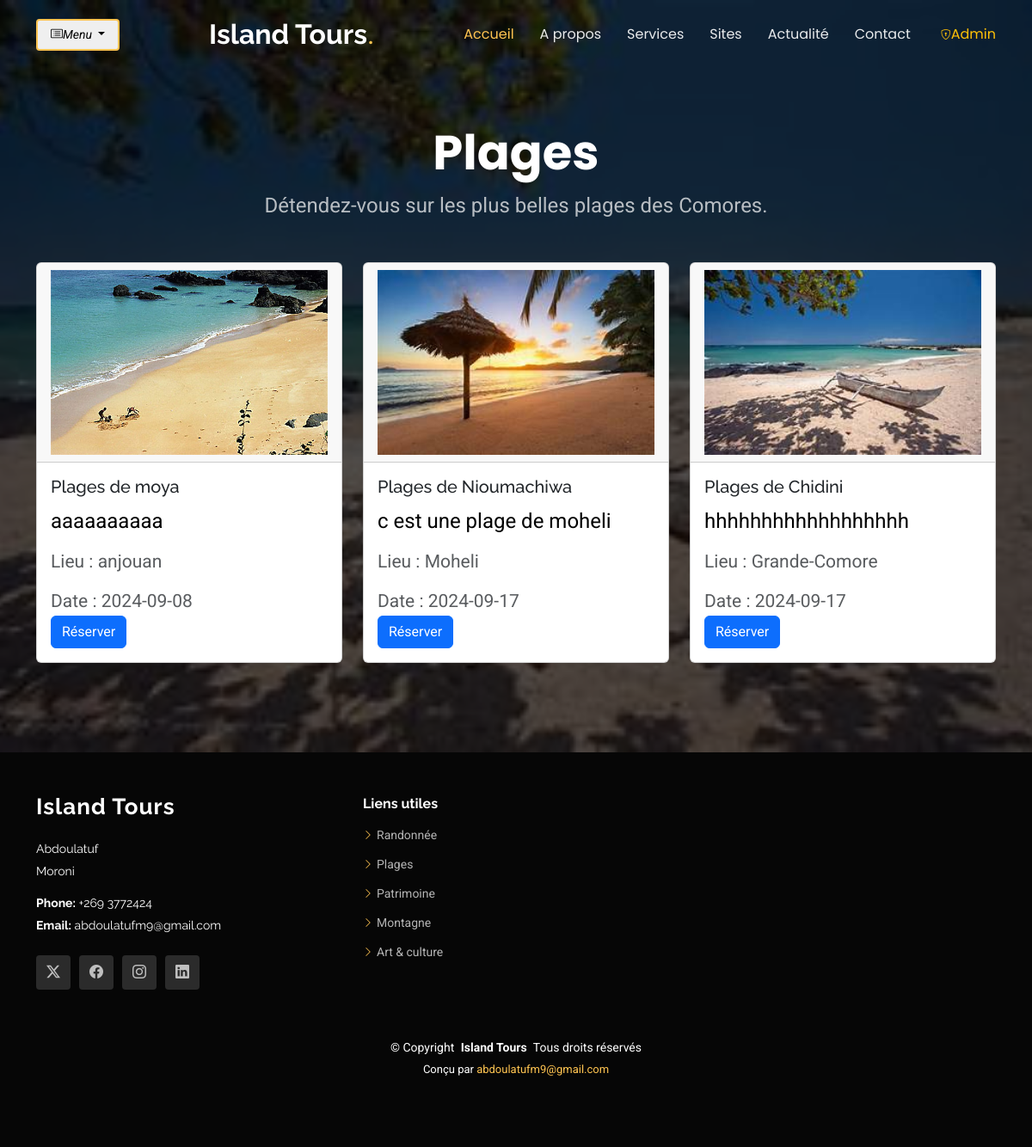
/plages.php (signed in), run on the app's committed database.
### tables this page shows
CREATE TABLE `circuit` (
  `id` int(250) NOT NULL,
  `nom_circuit` varchar(255) NOT NULL,
  `page` varchar(50) NOT NULL,
  `lieu` varchar(255) NOT NULL,
  `date` date NOT NULL,
  `image` varchar(100) NOT NULL,
  `description` varchar(500) NOT NULL
);

### classes/Database.php (called while the page is built, shortened)
<?php
class Database
{
    public $pdo;
    private static $instance = null;
    public function __construct()
    {
        try {
            $this->pdo = new PDO("mysql:host=localhost;dbname=db_circuit", "root", "");
            $this->pdo->setAttribute(PDO::ATTR_ERRMODE, PDO::ERRMODE_EXCEPTION);
        } catch (PDOException $e) {
            die("Erreur de connexion à la base de données : " . $e->getMessage());
        }
    }
    public static function getInstance()
    {
        if (self::$instance == null) {
            self::$instance = new Database();
        }
        return self::$instance;
    }
    public function prepare($sql)
    {
        return $this->pdo->prepare($sql);
    }
}

### plages.php (the view, shortened to what this page needs)
<?php
include 'inc/header.php';
$db = Database::getInstance();
$sql = "SELECT * FROM circuit WHERE page = 'plage'";
$stmt = $db->prepare($sql);
$stmt->execute();
$circuits = $stmt->fetchAll(PDO::FETCH_ASSOC);
?>
<main class="main">
    <section class="hero section dark-background">
        <div class="container" data-aos="fade-up" data-aos-delay="100">
            <h2 class="text-center mt-4">Plages</h2>
            <p class="text-center">Détendez-vous sur les plus belles plages des Comores.</p>
            <div class="row mt-5" data-aos="fade-up" data-aos-delay="200">
                <?php if (!empty($circuits)) : ?>
                    <?php foreach ($circuits as $circuit) : ?>
                        <div class="col-md-4">
                            <div class="card mb-4">
                                <?php
                                $imagePath = './uploads/' . htmlspecialchars($circuit['image']);
                                ?>
                                <div class="card-header">
                                    <img src="<?php echo $imagePath; ?>" style="position:initial!important" class="img-fluid" alt="<?php echo htmlspecialchars($circuit['nom_circuit']); ?>">
                                </div>
                                <div class="card-body">
                                    <h5 class="card-title"><?php echo htmlspecialchars($circuit['nom_circuit']); ?></h5>
                                    <p class="card-text text-black"><?php echo htmlspecialchars($circuit['description']); ?></p>
                                    <p class="card-text"><small class="text-muted">Lieu : <?php echo htmlspecialchars($circuit['lieu']); ?></small></p>
                                    <p class="card-text"><small class="text-muted">Date : <?php echo htmlspecialchars($circuit['date']); ?></small></p>
                                    <a href="form_reservation.php?id=<?php echo $circuit['id']; ?>" class="btn btn-primary">Réserver</a>
                                </div>
                            </div>
                        </div>
                    <?php endforeach; ?>
                <?php else : ?>
                    <p class="text-center">Aucun circuit disponible pour le moment.</p>
                <?php endif; ?>
            </div>
        </div>
    </section>
</main>
<?php
include 'inc/footer.php';
?>

### assets/css/main.css (style rules this page uses)
:root { --default-font: "Roboto", system-ui, -apple-system, "Segoe UI", Roboto, "Helvetica Neue", Arial, "Noto Sans", "Liberation Sans", sans-serif, "Apple Color Emoji", "Segoe UI Emoji", "Segoe UI Symbol", "Noto Color Emoji"; --heading-font: "Raleway", sans-serif; --nav-font: "Poppins", sans-serif; }
:root { --background-color: #ffffff; --default-color: #444444; --heading-color: #151515; --accent-color: #ffc451; --surface-color: #ffffff; --contrast-color: #312f2f; }
:root { --nav-color: rgba(255, 255, 255, 0.905); --nav-hover-color: #ffc451; --nav-mobile-background-color: #ffffff; --nav-dropdown-background-color: #ffffff; --nav-dropdown-color: #212529; --nav-dropdown-hover-color: #ffc451; }
.dark-background { --background-color: #060606; --default-color: #ffffff; --heading-color: #ffffff; --surface-color: #252525; --contrast-color: #2a2727; }
:root { scroll-behavior: smooth; }
body { color: var(--default-color); background-color: var(--background-color); font-family: var(--default-font); }
a { color: var(--accent-color); text-decoration: none; transition: 0.3s; }
h1, h2, h3, h4, h5, h6 { color: var(--heading-color); font-family: var(--heading-font); }
section, .section { color: var(--default-color); background-color: var(--background-color); padding: 60px 0; scroll-margin-top: 80px; }
.hero { width: 100%; min-height: 100vh; position: relative; padding: 120px 0 80px 0; display: flex; align-items: center; justify-content: center; }
.hero img { position: absolute; inset: 0; display: block; width: 100%; height: 100%; object-fit: cover; z-index: 1; }
.hero:before { content: ""; background: color-mix(in srgb, var(--background-color), transparent 30%); position: absolute; inset: 0; z-index: 2; }
.hero .container { position: relative; z-index: 3; }
.hero h2 { margin: 0; font-size: 56px; font-weight: 700; font-family: var(--nav-font); }
.hero p { margin: 10px 0 0 0; font-size: 24px; color: color-mix(in srgb, var(--default-color), transparent 30%); }

### data on the page
circuit: image (picture), nom_circuit "Plages de moya", description "aaaaaaaaaa", lieu "anjouan", date "2024-09-08"
circuit: image (picture), nom_circuit "Plages de Nioumachiwa", description "c est une plage de moheli", lieu "Moheli", date "2024-09-17"
circuit: image (picture), nom_circuit "Plages de Chidini", description "hhhhhhhhhhhhhhhhhh", lieu "Grande-Comore", date "2024-09-17"
